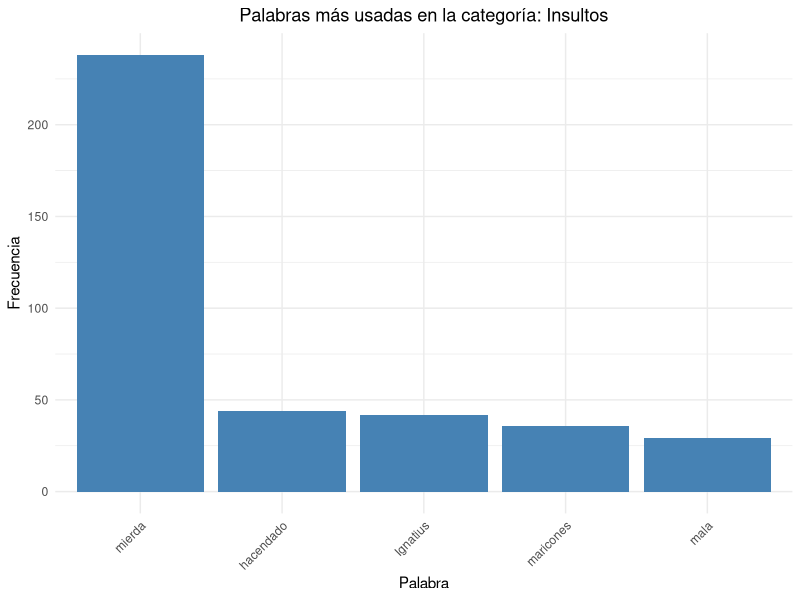
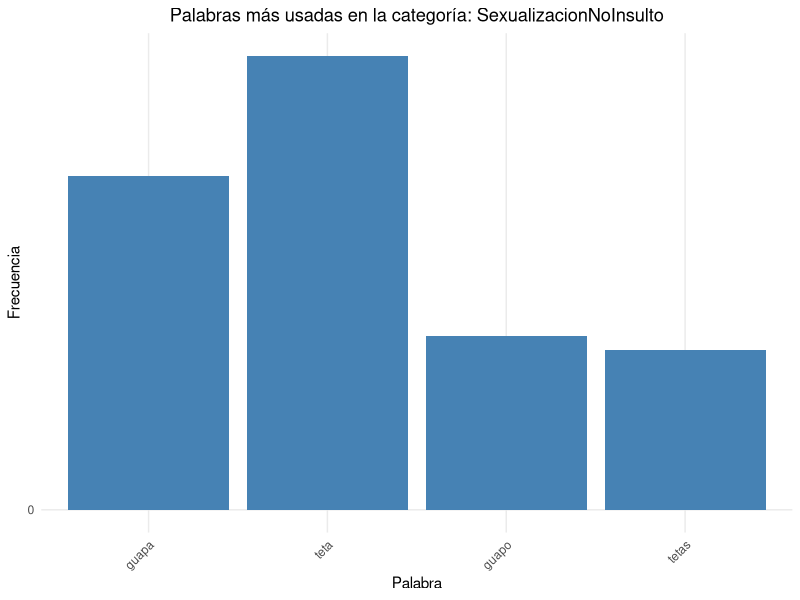
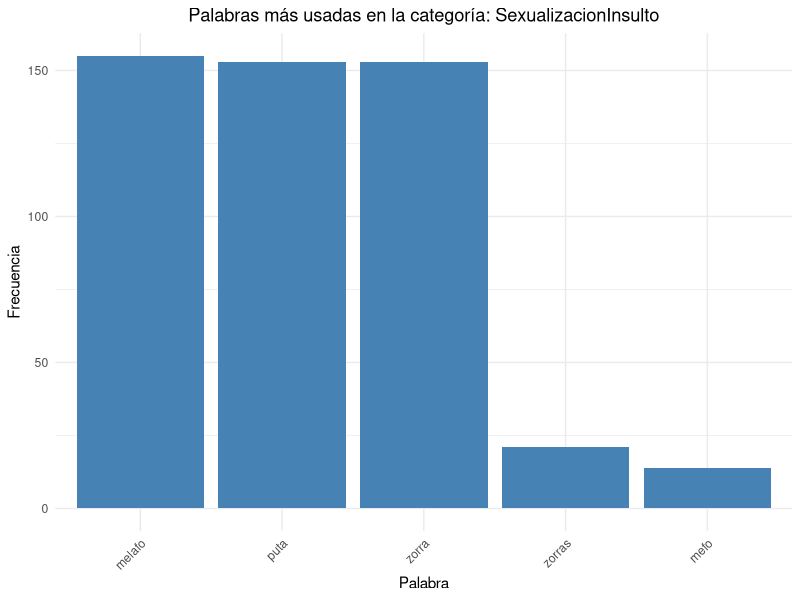
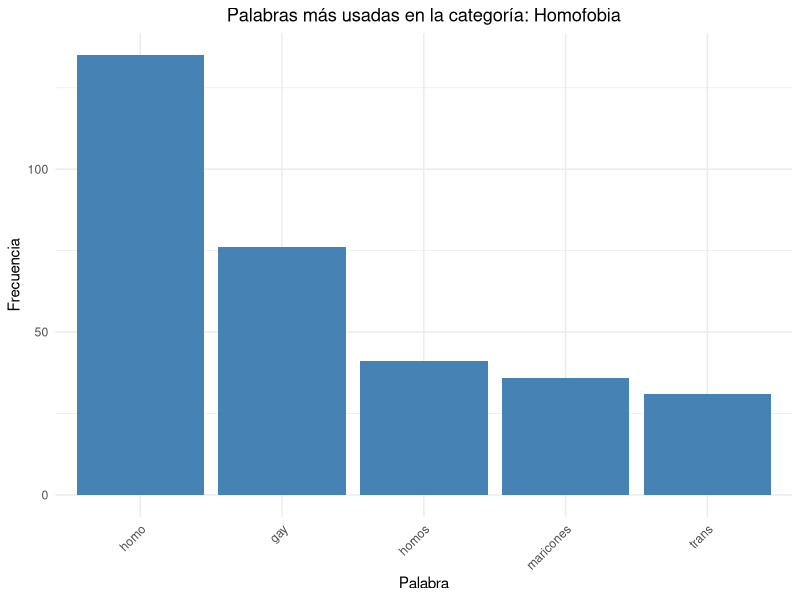
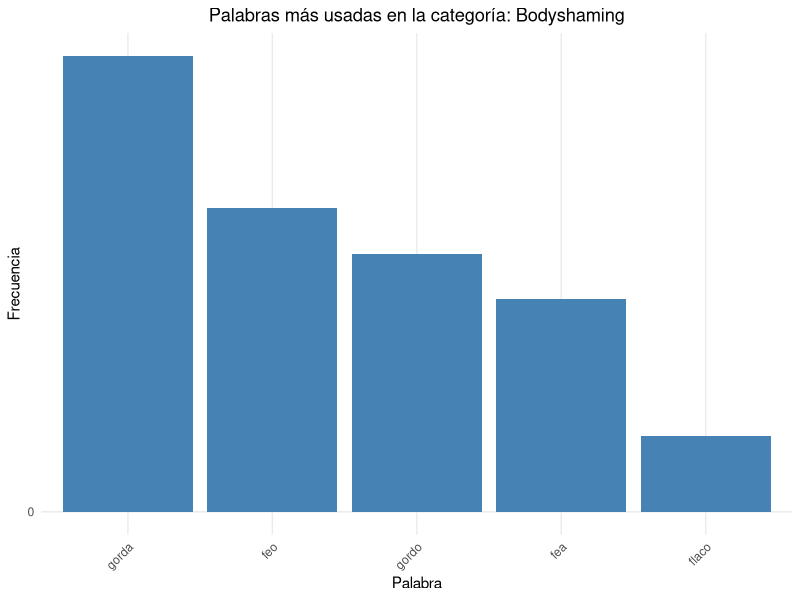
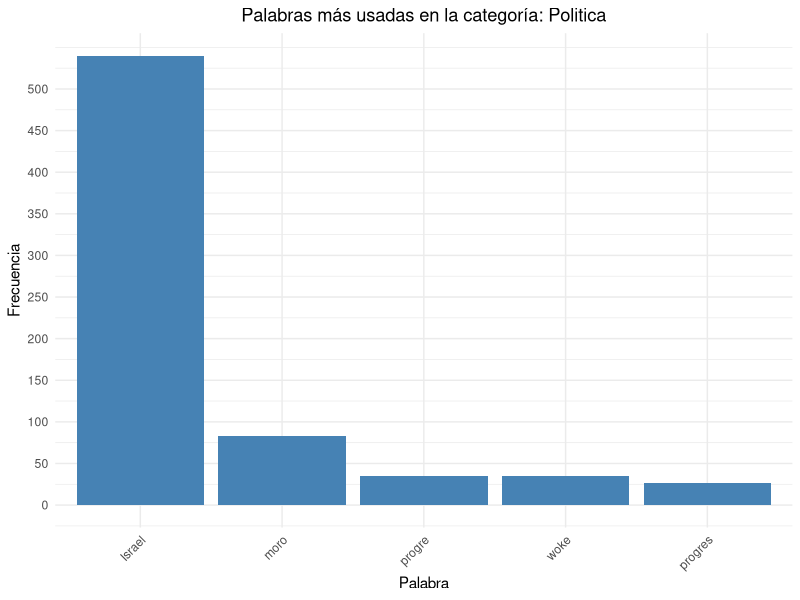
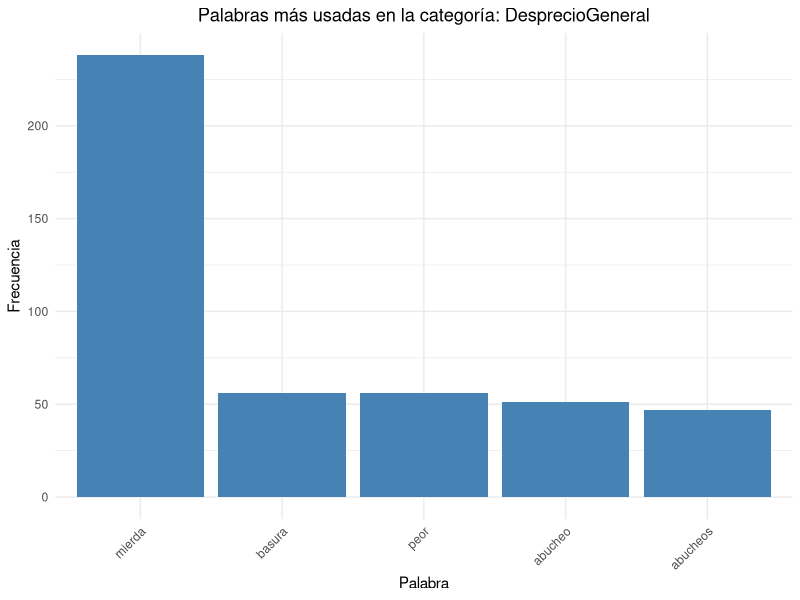

Here is the R script that generated these plots, in order:
library(tidyverse)
library(readxl)
library(ggplot2)
library(stringr)


clean_data <- read_excel("ForoData.xlsx")

#DICCIONARIO, CAMBIAR CUANDO SE CAMBIE EL OTRO SCRIPT

library(tidyverse)
library(readxl)
library(ggplot2)
library(stringr)

clean_data <- read_excel("ForoData.xlsx")


#DICCIONARIO
Insultos=c("idiota", "idiotas", "estúpido", "estúpida", "estúpidos", "estúpidas", "imbécil", "imbéciles", "tonto", "tonta", "tontos", "tontas", "gilipollas", "capullo", "capulla", "capullos", "capullas", "payaso", "payasa", "payasos", "payasas", "cabrón", "cabrona", "cabrones", "cabronas", "subnormal", "subnormales", "hijo de puta", "hija de puta", "hijos de puta", "hijas de puta", "cretino", "cretina", "cretinos", "cretinas", "mamón", "mamona", "mamones", "mamonas", "caraculo", "caraculos", "miserable", "miserables", "bobo", "boba", "bobos", "bobas", "lameculos", "pelota", "pelotas", "soplagaitas", "cabestro", "cabestros", "tarado", "tarada", "tarados", "taradas", "jilipollas", "zángano", "zángana", "zánganos", "zánganas", "zopenco", "zopenca", "zopencos", "zopencas", "lechón", "lechona", "lechones", "lechonas", "cachondo", "cachonda", "cachondos", "cachondas", "pardillo", "pardilla", "pardillos", "pardillas", "desgraciado", "desgraciada", "desgraciados", "desgraciadas", "cenutrio", "cenutria", "cenutrios", "cenutrias", "petardo", "petarda", "petardos", "petardas", "chupatintas", "chupatintas", "mamonazo", "mamonaza", "mamonazos", "mamonazas", "maricón", "maricona", "maricones", "mariconas", "mierda", "mierdas", "farsante", "farsantes", "gañán", "gañana", "gañanes", "gañanas", "mequetrefe", "mequetrefes", "botarate", "botarates", "tontolaba", "tontolabas", "imbécil de mierda", "imbéciles de mierda", "mocoso", "mocosa", "mocosos", "mocosas", "ñú", "ñús", "gilipuertas", "bocazas", "tontaina", "tontainas", "tontorrón", "tontorrona", "tontorróns", "tontorronas", "papanatas", "panoli", "panolis", "tontarra", "tontarras", "tolai", "tolais", "fantasma", "fantasmas", "cansino",
           "cansina", "cansinos", "cansinas", "estúpido de mierda", "estúpida de mierda", "estúpidos de mierda", "estúpidas de mierda", "matao", "mataos", "perroflauta", "perroflautas", "malnacido", "malnacida", "malnacidos", "malnacidas", "bastardo", "bastarda", "bastardos", "bastardas", "baboso", "babosa", "babosos", "babosas", "mosquita muerta", "mosquitas muertas", "metomentodo", "metomentodos", "penco", "penca", "pencos", "pencas", "bocachancla", "bocachanclas", "pesado", "pesada", "pesados", "pesadas", "puñetero", "puñetera", "puñeteros", "puñeteras", "petulante", "petulantes", "flipado", "flipada", "flipados", "flipadas", "creído", "creída", "creídos", "creídas", "patán", "patana", "patanes", "patanas", "merluzo", "merluza", "merluzos",
           "merluzas", "mongolo", "mongola", "mongolos", "mongolas", "patético", "patética", "patéticos", "patéticas", "pelagatos", "pelagatos", "cansao", "cansaos", "pelagambas", "pelagambas", "pegaplatos", "pegaplatos", "huevón", "huevona", "huevones", "huevonas", "pollaboba", "pollabobas", "tontolculo", "tontolculos", "chupaculos", "parguela", "parguelas", "gusano", "gusana", "gusanos", "gusanas", "tarugo", "taruga", "tarugos", "tarugas", "pelele", "peleles", "pelele de mierda", "peleles de mierda", "miserable de mierda", "miserables de mierda", "despojo", "despojos", "pelocha", "pelochas", "pelochera", "pelocheras", "casposo", "casposa", "casposos", "casposas", "gafapasta", "gafapastas", "gili", "gilis", "lamebotas", "cabezón", "cabezona", "cabezones", "cabzonas", "tocahuevos", "gordinflón", "gordinflona", "gordinflones", "gordinflonas", "cabeza de chorlito", "cabezas de chorlito", "mamón de mierda", "mamona de mierda", "mamones de mierda", "mamonas de mierda", "cacho carne", "cachos carne", "paquete", "paquetes", "inútil", "inútiles", "colgadera", "colgaderas", "espanto", "espanta", "espantos", "espantas", "odio", "odios", "extraterrestre", "extraterrestres", "floja", "flojas", "mala", "malas", "hacendado", "hacendada", "hacendados", "hacendadas", "ridícula", "ridículas", "cansino", "cansina", "cansinos", "cansinas", "coñazo", "coñazos", "tostón", "tostones", "chalada", "chaladas", "chiquilicuatre", "chiquilicuatres", "Ignatius", "chustas", "repelente", "repelentes", "fulano", "fulana", "fulanos", "fulanas")
SexualizacionNoInsulto = c("sexy", "sexys", "caliente", "calientes", "atractivo", "atractiva", "atractivos", "atractivas", "guapo", "guapa", "guapos", "guapas", "buenorro", "buenorra", "buenorros", "buenorras", "macizo", "maciza", "macizos", "macizas", "tetas", "lolas", "buenorra", "buenorras", "pibonazo", "pibonazos", "pezón", "pezones", "pechugona", "pechugonas", "jamona", "jamonas", "muslaco", "muslaca", "muslacos", "muslacas", "tetona", "tetonas", "tetillas", "tetilla", "tetitas", "tetita", "tetazas", "tetaza", "tetorro", "tetorros", "tetorras", "tetorra", "teta", "tetas", "tete", "tetas", "teto", "tetas", "teta", "tetas", "teton", "tetonas")
SexualizacionInsulto = c("puta", "putas", "zorra", "zorras", "perra", "perras", "prostituta", "prostitutas", "ramera", "rameras", "furcia", "furcias", "meretriz", "meretrices", "buscona", "busconas", "buscones", "zorrita", "zorritas", "cachonda", "cachondas", "me pone", "pa ponerla mirando", "follable", "follables", "Pornhub", "melafo", "mefo", "Raluca", "estela reynolds", "empotrarla", "hembras", "perra", "perras", "fresco", "fresca", "frescos", "frescas")
Homofobia = c("maricón", "maricones", "gay", "gays", "gai", "gais", "marikon", "mariquita", "mariquitas", "maricona", "mariconas", "homo", "homos", "homovision", "mariflor", "mariflores", "Transexual", "Transexuales", "trans", "travolo", "travolos", "lgtbi", "plumovision", "Gayómetro")
Bodyshaming = c("gordo", "gorda", "gordos", "gordas", "flaco", "flaca", "flacos", "flacas", "peso", "pesos", "botox", "fea", "feas", "feo", "feos", "obeso", "obesa", "obesos", "obesas", "fofo", "fofa", "fofos", "fofas", "rechoncho", "rechoncha", "rechonchos", "rechonchas", "esquelético", "esquelética", "esqueléticos", "esqueléticas", "barrigón", "barrigona", "barrigones", "barrigonas", "anoréxico", "anoréxica", "anoréxicos", "anoréxicas", "demacrado", "demacrada", "demacrados", "demacradas", "escuálido", "escuálida", "escuálidos", "escuálidas", "mofletudo", "mofletuda", "mofletudos", "mofletudas", "fofisano", "fofisana", "fofisanos", "fofisanas")
Politica = c("Israel", "gobierno", "gobiernos", "elección", "elecciones", "terrorista", "terroristas", "Netanhayu", "Netanyahu", "islam", "musulmán", "musulmana", "musulmanes", "musulmanas", "antisemita", "antisemitas", "jewrovision", "antiprogre", "antiprogres", "progre", "progres", "propalestina", "propalestinas", "guerra", "guerras", "proterrorista", "proterroristas", "sionista", "sionistas", "genocidio", "genocidios", "genocida", "genocidas", "musulmanismo", "morito", "moritos", "moro", "moros", "projudio", "projudios", "woke", "wokes")
DesprecioGeneral = c("horrible", "horribles", "abucheo", "abucheos", "next", "mierda", "mierdas", "imitación", "imitaciones", "imitador", "imitadora", "imitadores", "imitadoras", "peor", "peores", "fatal", "desafinando", "basura", "basuras", "frikada", "frikadas", "fricada", "fricadas", "friki", "frikis", "plagio", "plagios", "plagiado", "plagiada", "plagiados", "plagiadas", "copia", "copias", "truño", "truños", "aburre", "aburren", "aburrido", "aburrida", "aburridos", "aburridas", "tongo", "tongos", "tongazo", "tongazos", "aberración", "aberraciones", "despropósito", "despropósitos", "extraña", "extrañas", "extraño", "extraños", "grima", "asqueroso", "asquerosa", "asquerosos", "asquerosas", "asco", "ascos", "lamentable", "lamentables", "chapuza", "chapuzas", "troll", "trolls", "playback", "horror", "horrores")

diccionario <- list(
  Insultos = Insultos,
  SexualizacionNoInsulto = SexualizacionNoInsulto,
  SexualizacionInsulto = SexualizacionInsulto,
  Homofobia = Homofobia,
  Bodyshaming = Bodyshaming,
  Politica = Politica,
  DesprecioGeneral = DesprecioGeneral
)


# Función que cuenta las palabras de cada categoria

contar_palabras_por_categoria <- function(df, diccionario) {
  frecuencias <- lapply(diccionario, function(palabras) {
    sapply(palabras, function(palabra) {
      sum(str_count(df$Post, fixed(palabra, ignore_case = TRUE)), na.rm = TRUE)
    })
  })
  return(frecuencias)
}

# dataframe con las frecuencias de las palabras por categoria

frecuencias_categorias <- contar_palabras_por_categoria(clean_data, diccionario)

# dataframe con los resultados
detalle_palabras_df <- data.frame(
  Categoria = character(),
  Palabra = character(),
  Frecuencia = integer()
)

for (categoria in names(diccionario)) {
  palabras <- diccionario[[categoria]]
  frecuencias <- frecuencias_categorias[[categoria]]
  palabras_frecuentes <- sort(frecuencias[frecuencias > 0], decreasing = TRUE)
  top_palabras <- head(palabras_frecuentes, 5)
  if (length(top_palabras) > 0) {
    detalle_palabras_df <- bind_rows(detalle_palabras_df, 
                                     data.frame(Categoria = categoria,
                                                Palabra = names(top_palabras),
                                                Frecuencia = as.integer(top_palabras)))
  }
}

# crea graficos de cada categoria
categorias <- unique(detalle_palabras_df$Categoria)

for (categoria in categorias) {
  # categoria actual
  data_categoria <- detalle_palabras_df %>%
    filter(Categoria == categoria)
  
  # Crear gráfico y lo guarda en PNG
  PNG <- ggplot(data_categoria, aes(x = reorder(Palabra, -Frecuencia), y = Frecuencia)) +
    geom_bar(stat = "identity", fill = "steelblue") +
    labs(title = paste("Palabras más usadas en la categoría:", categoria),
         x = "Palabra",
         y = "Frecuencia") +
    scale_x_discrete() +
    scale_y_continuous(breaks = seq(0, max(data_categoria$Frecuencia, na.rm = TRUE), by = 50)) +
    theme_minimal() +
    theme(
      axis.text.x = element_text(angle = 45, hjust = 1),
      plot.title = element_text(hjust = 0.5)
    )
  
  # Guardar el gráfico
  ggsave(paste0("grafico_", categoria, ".png"), plot = PNG)
}
